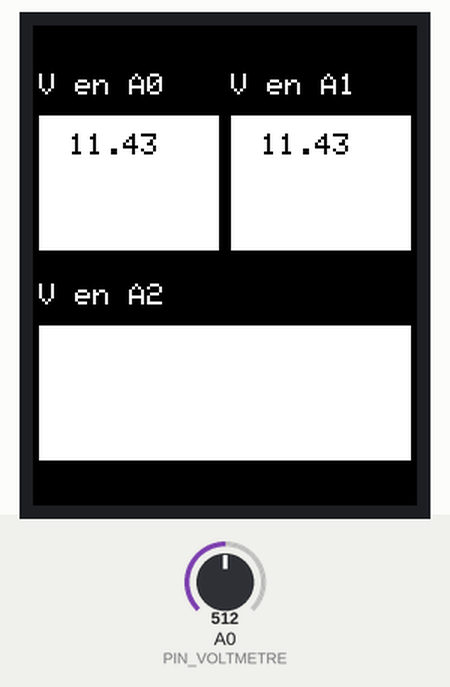
Bench run of a sketch on a simulated Arduino Uno, built with avr-gcc and run on an emulated ATmega328P. Parts: 128×160 colour display. Inputs (shaded band) come from the test bench; at power-on: A0 (PIN_VOLTMETRE) = 512.

Above: at 5.4 s.
5.5 s: A0 (PIN_VOLTMETRE) set to 716
At 7.0 s:
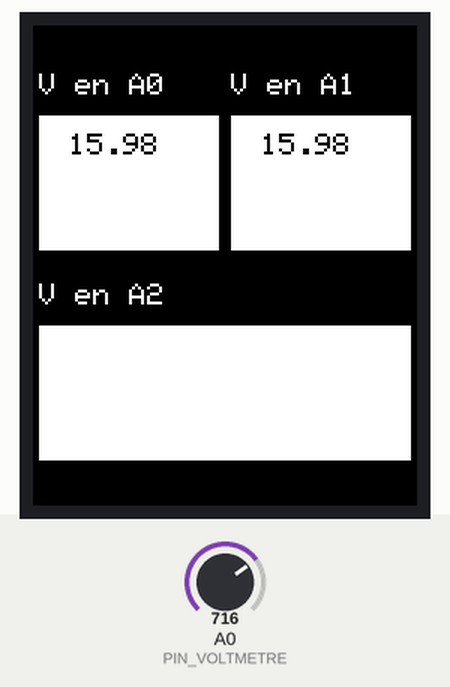
7.3 s: A0 (PIN_VOLTMETRE) set to 900
At 8.6 s:
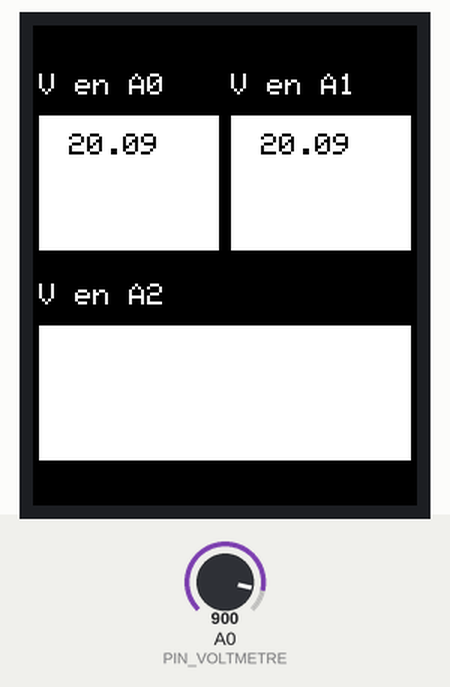
8.9 s: A0 (PIN_VOLTMETRE) set to 1023
At 9.3 s:
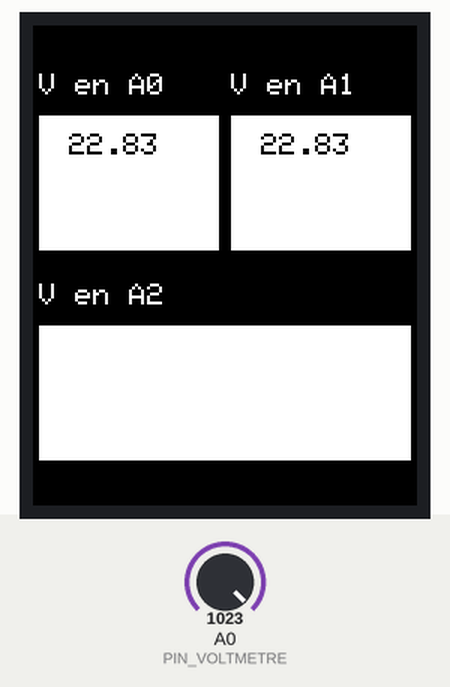
Timing chart, 0 to 11.9 s (numbered marks = the images above; inputs shaded):
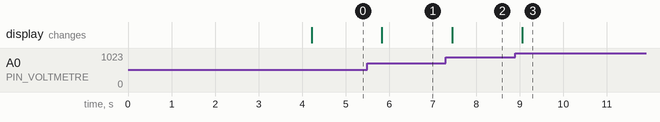

The sketch:

tft.ino
```cpp
#include <Adafruit_GFX.h>     // Core graphics library
#include <Adafruit_ST7735.h>  // Hardware-specific library for ST7735
// #include <Adafruit_ST7789.h> // Hardware-specific library for ST7789
#include <SPI.h>


#include "tft_positions.h"


#define TFT_CS 10
#define TFT_RST 8  // Or set to -1 and connect to Arduino RESET pin
#define TFT_DC 9

Adafruit_ST7735 tft = Adafruit_ST7735(TFT_CS, TFT_DC, TFT_RST);

#define PIN_VOLTMETRE A0

/**
* Pour calcul pont de diviseur
*/
#define MAX_VOLTS_INPUT 22.857F
#define RATION_VOLT (float)(22.857F / 5.0F)
#define RATIO_ADC (float)(5.0F / 1024.0F)


void screenSetup() {
  tft.setCursor(34, 10);
  tft.setTextSize(2);
  tft.setTextColor(0x7FB8);
  tft.print("Orsys");
  tft.setCursor(5, 50);
  tft.setTextColor(0xFFFF);
  tft.print("Volts");
  tft.setCursor(60, 70);
  tft.print("Metre");
  tft.setTextSize(1);
  tft.setTextColor(0x7FB8);
  tft.setCursor(15, 140);
  tft.print("copyright 2023");
}
// void screenCadreY(uint8_t x, uint8_t y, uint8_t height, const char *title) {
//   tft.setCursor(10 + x, 2 + y);
//   tft.setTextSize(1);
//   tft.setTextColor(0x7777);
//   tft.print(title);
//   tft.drawRect(2 + x, y + 18, tft.width()/2 - 4, height - 18, 0xFFFF);
//   tft.fillRect(4 + x, y + 20, tft.width()/2 - 8, height - 22, 0xFFFF);
// }
// void printInScreenCadre(uint8_t cadreX, uint8_t cadreY, uint8_t cadreHeight, const char *value) {
//   tft.fillRect(cadreX + 4, cadreY + 20, tft.width()/2 - 8, cadreHeight - 22, 0xFFFF);
//   tft.setCursor(cadreX + 15, cadreY + cadreHeight - 25);
//   tft.setTextColor(0x0);
//   tft.setTextSize(1);
//   tft.print(value);
//}
void screenVoltMetreBase() {
  tft.fillScreen(0x0);

  //screenCadreY(0, 5, 60, "Volts A0");
  //screenCadreY(0 ,75, 60, "Volts A0");
  //screenCadreY(tft.width()/2, 5, 60, "Volts A0");
  //screenCadreY(tft.width()/2, 75, 60, "Volts A0");

}
void setup() {
  // put your setup code here, to run once:
  tft.initR(INITR_BLACKTAB);
  tft.fillScreen(ST77XX_BLACK);
  screenSetup();
  delay(4000);
  tft.fillScreen(ST77XX_BLACK);
  //screenVoltMetreBase();
  makeCadre(CADRE_A0_X, CADRE_A0_Y, CADRE_GENERIC_W, CADRE_GENERIC_H, "V en A0");
  makeCadre(CADRE_A1_X, CADRE_A1_Y, CADRE_GENERIC_W, CADRE_GENERIC_H, "V en A1");
  makeCadre(CADRE_A2_X, CADRE_A2_Y, CADRE_GRAND_W, CADRE_GRAND_H, "V en A2");

}
/**
* caluculate final value of vin before kirshoff bridge
* @param vADC value on ADC pin
*/
float calculateVin(uint16_t vADC) {
  return RATIO_ADC * (float)vADC * RATION_VOLT;
}
void loop() {
  char buffer[6];
  setFloatValueInCadre(CADRE_A0_X, CADRE_A0_Y, CADRE_GENERIC_W, CADRE_GENERIC_H, calculateVin(analogRead(PIN_VOLTMETRE)), CADRE_GENERIC_VALUE_PRECISION);
  setFloatValueInCadre(CADRE_A1_X, CADRE_A1_Y, CADRE_GENERIC_W, CADRE_GENERIC_H, calculateVin(analogRead(PIN_VOLTMETRE)), CADRE_GRAND_VALUE_PRECISION);
  //printInScreenCadre(0, 75, 60, dtostrf(calculateVin(analogRead(A1)), 2, 2, buffer));

  //printInScreenCadre(tft.width()/2, 5, 60, dtostrf(calculateVin(analogRead(A1)), 2, 2, buffer));
  //printInScreenCadre(tft.width()/2, 75, 60, dtostrf(calculateVin(analogRead(A1)), 2, 2, buffer));

  delay(800);
  // put your main code here, to run repeatedly:
}
```

tft_positions.h
```cpp
#if !defined(_TFT_POSITIONS_H_)
#define _TFT_POSITIONS_H_

#include <Adafruit_ST77xx.h>

/******************** RESOLUTION ECRAN *************************/
#define LARGEUR_ECRAN 128.0F
#define LONGUEUR_ECRAN 160.0F

/**
* Pour positionnement relatif des cadres
**/
#define CADRE_FROMREF_TITLE_X 2
#define CADRE_FROMREF_TITLE_Y 6
#define CADRE_TITLE_SIZE 1
#define CADRE_TITLE_TEXT_COLOR ST77XX_WHITE
#define CADRE_VALUE_TEXT_COLOR ST77XX_BLACK
#define CADRE_TITLE_COLOR ST77XX_WHITE
#define CADRE_VALUE_SIZE 2
#define CADRE_FROMREF_VALUE_RECT_X 2
#define CADRE_FROMREF_VALUE_RECT_Y 20


/******************* DIMENSION GENERIQUE CADRE **************************/
#define CADRE_GENERIC_W LARGEUR_ECRAN / 2.0F
#define CADRE_GENERIC_H (LONGUEUR_ECRAN - 25) / 2.0F
#define CADRE_GENERIC_VALUE_PRECISION 2

/******************* DIMENSION GRAND CADRE **************************/
#define CADRE_GRAND_W LARGEUR_ECRAN
#define CADRE_GRAND_H (LONGUEUR_ECRAN - 25) / 2.0F
#define CADRE_GRAND_VALUE_PRECISION 2

/******************** A0 *************************/
#define CADRE_A0_X 0
#define CADRE_A0_Y 10

/******************** A1 *************************/
#define CADRE_A1_X LARGEUR_ECRAN / 2.0F
#define CADRE_A1_Y 10

/******************** A2 *************************/
#define CADRE_A2_X 0
#define CADRE_A2_Y (LONGUEUR_ECRAN) / 2.0F


#endif
```

tft_visual_frame_framework.ino
```cpp
#include <Arduino.h>
#include "tft_positions.h"

void makeCadre(uint8_t x, uint8_t y, uint8_t largeur, uint8_t hauteur, const char* titre) {

  tft.setCursor(CADRE_FROMREF_TITLE_X + x, CADRE_FROMREF_TITLE_Y + y);
  tft.setTextSize(CADRE_TITLE_SIZE);
  tft.setTextColor(CADRE_TITLE_TEXT_COLOR);
  tft.print(titre);
  //tft.drawRect(2 + x, y + 18, tft.width()/2 - 4, height - 18, 0xFFFF);
  tft.fillRect(x + CADRE_FROMREF_VALUE_RECT_X, y + CADRE_FROMREF_VALUE_RECT_Y, largeur - CADRE_FROMREF_VALUE_RECT_X * 2, hauteur - CADRE_FROMREF_VALUE_RECT_Y - 2, CADRE_TITLE_COLOR);
}


void setFloatValueInCadre(uint8_t x, uint8_t y, uint8_t largeur, uint8_t hauteur, float value, uint8_t precision) {

  tft.fillRect(x + CADRE_FROMREF_VALUE_RECT_X, y + CADRE_FROMREF_VALUE_RECT_Y, largeur - CADRE_FROMREF_VALUE_RECT_X * 2, hauteur - CADRE_FROMREF_VALUE_RECT_Y - 2, CADRE_TITLE_COLOR);
  tft.setCursor(CADRE_FROMREF_TITLE_X + x + 10, CADRE_FROMREF_TITLE_Y + y + 20);
  tft.setTextSize(CADRE_TITLE_SIZE);
  tft.setTextColor(CADRE_VALUE_TEXT_COLOR);
  char buffer[precision + 4];
  tft.print(dtostrf(value, 2, precision, buffer));
}
```

Measured:
- after the input at 5.5 s, the display: changes after 0.33 s (image 1)
- after the input at 7.3 s, the display: changes after 0.14 s (image 2)
- after the input at 8.9 s, the display: changes after 0.16 s (image 3)
